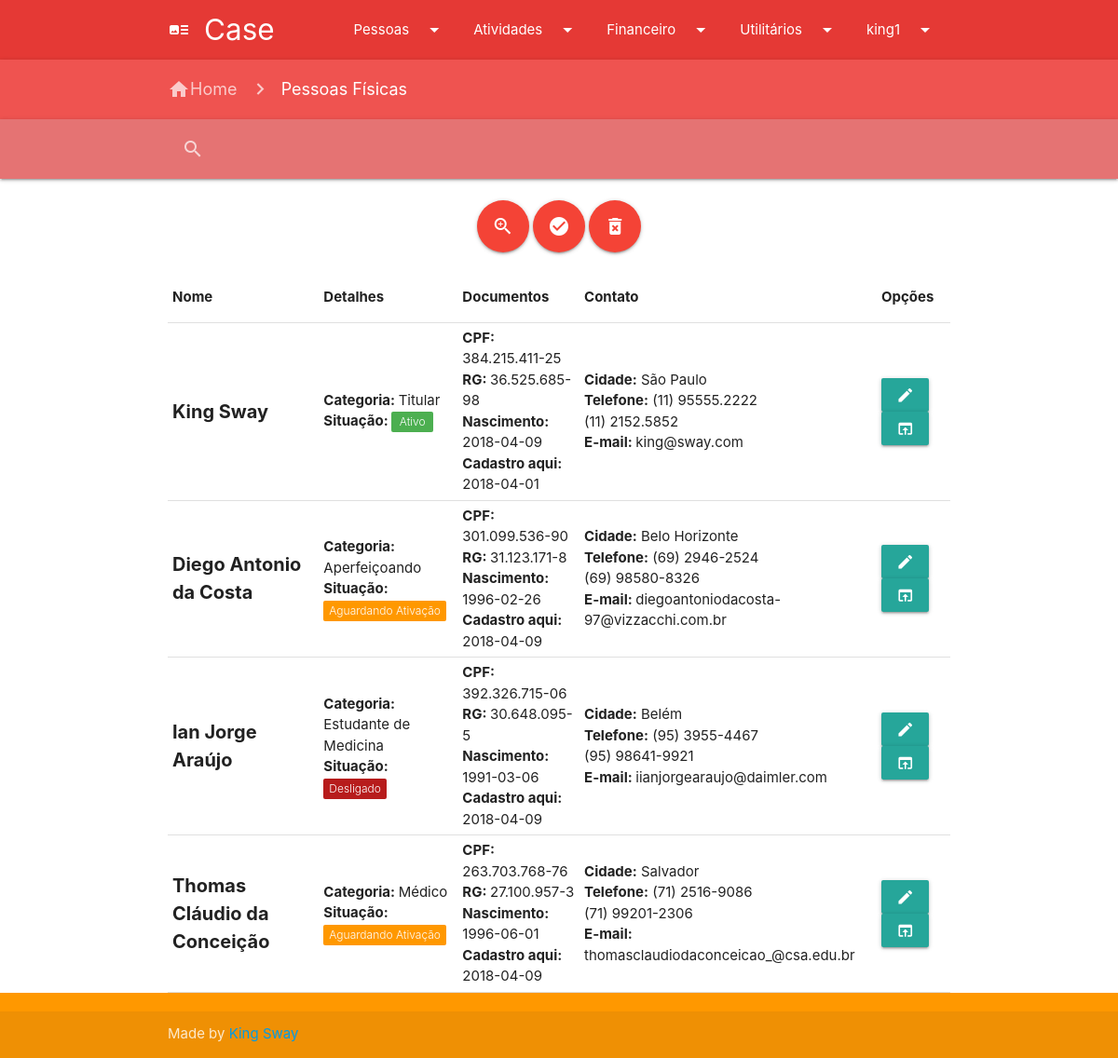
The app's page /pf.php (signed in) with its own data.
### tables this page shows
CREATE TABLE `pf` (
  `id` int(11) NOT NULL,
  `nome` varchar(255) NOT NULL,
  `rg` varchar(255) NOT NULL,
  `cpf` varchar(255) NOT NULL,
  `nascimento` date NOT NULL,
  `categoria` varchar(255) NOT NULL,
  `situacao` int(1) NOT NULL,
  `cidade` varchar(255) NOT NULL,
  `estado` varchar(255) NOT NULL,
  `telefone` varchar(255) NOT NULL,
  `celular` varchar(255) NOT NULL,
  `email` varchar(255) NOT NULL,
  `cadastroaqui` date NOT NULL
);

### pf.php (the view, shortened to what this page needs)
<!DOCTYPE html>
<html>
  <head>
    <link href="css/materialize.css" type="text/css" rel="stylesheet" media="screen,projection"/>
    <link href="css/style.css" type="text/css" rel="stylesheet" media="screen,projection"/>
  </head>
<body>
		<?php require_once ("padroes/navigation.php"); ?>
    <nav class="red lighten-1" role="navigation">
      <div class="nav-wrapper container">
        <a href="index.php" class="breadcrumb"><i class="material-icons">home</i>Home</a>
        <a class="breadcrumb">Pessoas Físicas</a>
      </div>
    </nav>
    <?php require_once ("padroes/search.php"); ?>
    <br><div class="container center">
      <a class="btn-floating btn-large waves-effect waves-light red modal-trigger hoverable tooltipped" data-position="top" data-tooltip="Busca avançada" href="#modal1"><i class="material-icons">zoom_in</i></a>
      <a class="btn-floating btn-large waves-effect waves-light red hoverable tooltipped" data-position="top" data-tooltip="Marcar todos"><i class="material-icons">check_circle</i></a>
      <a class="btn-floating btn-large waves-effect waves-light red hoverable modal-trigger tooltipped" data-position="top" data-tooltip="Apagar" href="#modalApagar"><i class="material-icons">delete_forever</i></a><br><br>
        <table id="table">
          <tr>
            <th>Nome</th>
            <th>Detalhes</th>
            <th>Documentos</th>
            <th>Contato</th>
            <th>Opções</th>
          </tr>
          <?php
          $db = mysqli_connect('localhost', 'root', '', 'dbpessoas');
          $user_check_query = "SELECT nome, rg, cpf, nascimento, categoria, situacao, cidade, estado, telefone, celular, email, cadastroaqui FROM pf";
          $result = mysqli_query($db, $user_check_query);
          while ($user = mysqli_fetch_assoc($result)){ ?>
        <tr class="hoverable">
          <td style="font-size: 20px; font-weight: bold;"><?php echo $user['nome'] ?></td>
              <td><b>Categoria: </b><?php echo $user['categoria'] ?><br><b>Situação: </b>
            <?php if ($user['situacao'] == 0) { echo '<span data-badge-caption="Desligado" class="new badge red darken-4">'; }
            if ($user['situacao'] == 1) { echo '<span data-badge-caption="Aguardando Ativação" class="new badge orange">'; }
            if ($user['situacao'] == 2) { echo '<span data-badge-caption="Ativo" class="new badge green">'; } ?></td>
            <td><b>CPF:</b> <?php echo $user['cpf'] ?><br><b>RG: </b><?php echo $user['rg'] ?><br><b>Nascimento: </b><?php echo $user['nascimento'] ?><br><b>Cadastro aqui: </b><?php echo $user['cadastroaqui'] ?></td>
            <td><b>Cidade:</b> <?php echo $user['cidade'] ?><br><b>Telefone:</b> <?php echo $user['telefone'] ?><br><?php echo $user['celular'] ?><br><b>E-mail: </b><?php echo $user['email'] ?><br></td>
            <td class="hoverable"><a class="btn tooltipped" data-tooltip="Editar" href="#"><i class="material-icons">edit</i></a>
              <a class="btn tooltipped" data-tooltip="Acessar estação" href="#"><i class="material-icons">open_in_browser</i></a></td>
          </tr>
      <?php
      }
      ?>
        </table>
    </div>
    <?php require_once("padroes/footer.php") ?>
</body>
</html>

### pf.php (style rules this page uses)
td { padding: 5px; cursor: pointer; }

### records on screen
pf: nome "King Sway", categoria "Titular", situacao 2 (drawn), cpf "384.215.411-25", rg "36.525.685-98", nascimento "2018-04-09", cadastroaqui "2018-04-01", cidade "São Paulo", telefone "(11) 95555.2222", celular "(11) 2152.5852", email "king@sway.com"
pf: nome "Diego Antonio da Costa", categoria "Aperfeiçoando", situacao 1 (drawn), cpf "301.099.536-90", rg "31.123.171-8", nascimento "1996-02-26", cadastroaqui "2018-04-09", cidade "Belo Horizonte", telefone "(69) 2946-2524", celular "(69) 98580-8326", email "diegoantoniodacosta-97@vizzacchi.com.br"
pf: nome "Ian Jorge Araújo", categoria "Estudante de Medicina", situacao 0 (drawn), cpf "392.326.715-06", rg "30.648.095-5", nascimento "1991-03-06", cadastroaqui "2018-04-09", cidade "Belém", telefone "(95) 3955-4467", celular "(95) 98641-9921", email "iianjorgearaujo@daimler.com"
pf: nome "Thomas Cláudio da Conceição", categoria "Médico", situacao 1 (drawn), cpf "263.703.768-76", rg "27.100.957-3", nascimento "1996-06-01", cadastroaqui "2018-04-09", cidade "Salvador", telefone "(71) 2516-9086", celular "(71) 99201-2306", email "thomasclaudiodaconceicao_@csa.edu.br"

### other values on screen
$_SESSION['usuario'] "king1"
